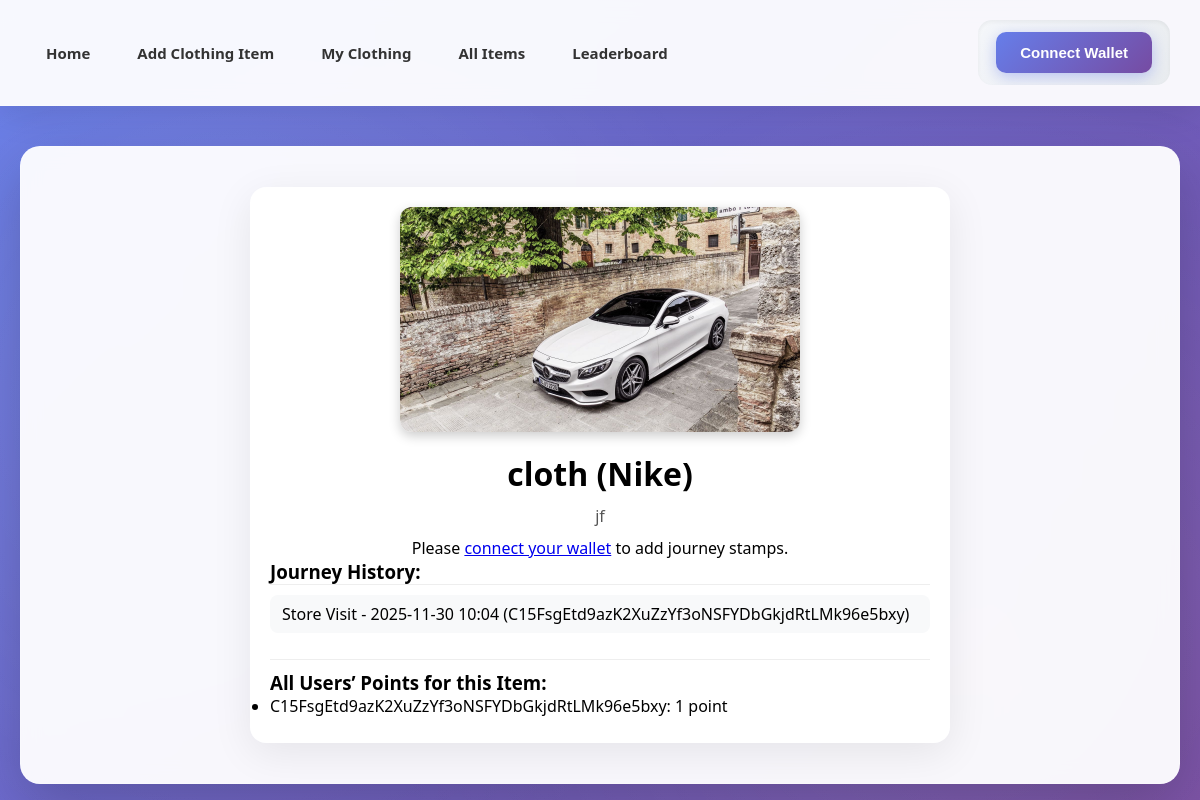
Page /item/2W9ppwGm3psiTRQWHQw1wCs8F2uTmJrLVUVBoLaTRPfy on the committed database.
### backend/models.py (models this page shows)
class Item(db.Model):
    __tablename__ = 'items'
    solanaMint = db.Column(db.String(44), primary_key=True)
    ownerPublicKey = db.Column(db.String(44))
    name = db.Column(db.String(30))
    description = db.Column(db.String(100))
    image_filename = db.Column(db.String(255))
    brand = db.Column(db.String(50))  # store brand name directly

class JourneyStamp(db.Model):
    __tablename__ = "journey_stamps"
    id = db.Column(db.Integer, primary_key=True)
    item_mint = db.Column(db.String(44), db.ForeignKey("items.solanaMint"))
    user_wallet = db.Column(db.String(44), db.ForeignKey("users.wallet"))
    event = db.Column(db.String(50))
    timestamp = db.Column(db.DateTime, default=db.func.now())

### backend/routes.py (the view)
    @app.route("/item/<mint_address>")
    def item_page(mint_address):
        wallet_pk = session.get("wallet_public_key")
        item = Item.query.get(mint_address)
        if not item:
            return "Item not found", 404
        stamps = JourneyStamp.query.filter_by(item_mint=mint_address).order_by(JourneyStamp.timestamp.desc()).all()
        item_points = 0
        if wallet_pk:
            item_points = JourneyStamp.query.filter_by(item_mint=mint_address, user_wallet=wallet_pk).count()
        from sqlalchemy import func
        user_points = (
            JourneyStamp.query
            .with_entities(JourneyStamp.user_wallet, func.count(JourneyStamp.id).label("points"))
            .filter_by(item_mint=mint_address)
            .group_by(JourneyStamp.user_wallet)
            .all()
        )
        return render_template(
            "item.html",
            item=item,
            stamps=stamps,
            wallet_public_key=wallet_pk,
            item_points=item_points,
            journey_events=JOURNEY_EVENTS,
            user_points=user_points
        )

### backend/templates/item.html (shortened to what this page needs)
{% extends "base.html" %}
{% block content %}
<div class="item-container">
    <img src="{{ url_for('static', filename='uploads/' + item.image_filename) }}" alt="{{ item.name }}" class="item-image">
    <h2>{{ item.name }} ({{ item.brand }})</h2>
    <p class="description">{{ item.description }}</p>
    {% if wallet_public_key %}
    <p class="loyalty-points">Your Loyalty Points for this item: <span id="points">{{ item_points }}</span></p>
    <div class="journey-actions">
        <select id="journeyEvent">
            {% for event in journey_events %}
                <option value="{{ event }}">{{ event.replace('_', ' ').title() }}</option>
            {% endfor %}
        </select>
        <button onclick="addJourney()">Add Journey Stamp</button>
    </div>
    {% else %}
    <p style="text-align:center;">Please <a href="/connect_wallet">connect your wallet</a> to add journey stamps.</p>
    {% endif %}
    <h3>Journey History:</h3>
    <ul class="journey-history" id="stampList">
        {% for stamp in stamps %}
            <li>{{ stamp.event.replace('_', ' ').title() }} - {{ stamp.timestamp.strftime('%Y-%m-%d %H:%M') }} ({{ stamp.user_wallet }})</li>
        {% endfor %}
    </ul>
    <div class="user-points">
        <h3>All Users’ Points for this Item:</h3>
        <ul>
            {% for user_wallet, points in user_points %}
                <li>{{ user_wallet }}: {{ points }} point{{ 's' if points != 1 else '' }}</li>
            {% endfor %}
        </ul>
    </div>
</div>
{% endblock %}

### backend/templates/base.html (style rules this page uses)
* { margin: 0; padding: 0; box-sizing: border-box; }
body { font-family: 'Segoe UI', Tahoma, Geneva, Verdana, sans-serif; background: linear-gradient(135deg, #667eea 0%, #764ba2 100%); min-height: 100vh; padding: 0; position: relative; }
body::before { content: ''; position: fixed; top: 0; left: 0; right: 0; bottom: 0; background: radial-gradient(circle at 20% 50%, rgba(255, 255, 255, 0.1) 0%, transparent 50%), radial-gradient(circle at 80% 80%, rgba(255, 255, 255, 0.1) 0%, transparent 50%); pointer-events: none; z-index: 0; }

### backend/templates/item.html (style rules this page uses)
.item-container { max-width: 700px; margin: 0 auto; padding: 20px; background: white; border-radius: 16px; box-shadow: 0 10px 40px rgba(0, 0, 0, 0.08); }
.item-image { max-width: 400px; width: 100%; height: auto; border-radius: 12px; box-shadow: 0 4px 12px rgba(0,0,0,0.2); display: block; margin: 0 auto 20px auto; }
h2 { text-align: center; font-size: 2rem; margin-bottom: 10px; }
p.description { text-align: center; color: #555; margin-bottom: 10px; }
.journey-history { max-height: 300px; overflow-y: auto; border-top: 1px solid #eee; padding-top: 10px; }
.journey-history li { padding: 8px 12px; margin-bottom: 6px; border-radius: 8px; background: #f8f9fa; list-style: none; font-weight: 500; }
.user-points { margin-top: 20px; border-top: 1px solid #eee; padding-top: 10px; }
.user-points li { margin-bottom: 6px; font-weight: 500; }

### rows in the picture
Item: image_filename (picture), name "cloth", brand "Nike", description "jf"
JourneyStamp: event.replace "Store Visit", timestamp "2025-11-30 10:04", user_wallet "C15FsgEtd9azK2XuZzYf3oNSFYDbGkjdRtLMk96e5bxy"

### other values in the picture
{{ user_wallet }} "C15FsgEtd9azK2XuZzYf3oNSFYDbGkjdRtLMk96e5bxy"
{{ points }} "1"
